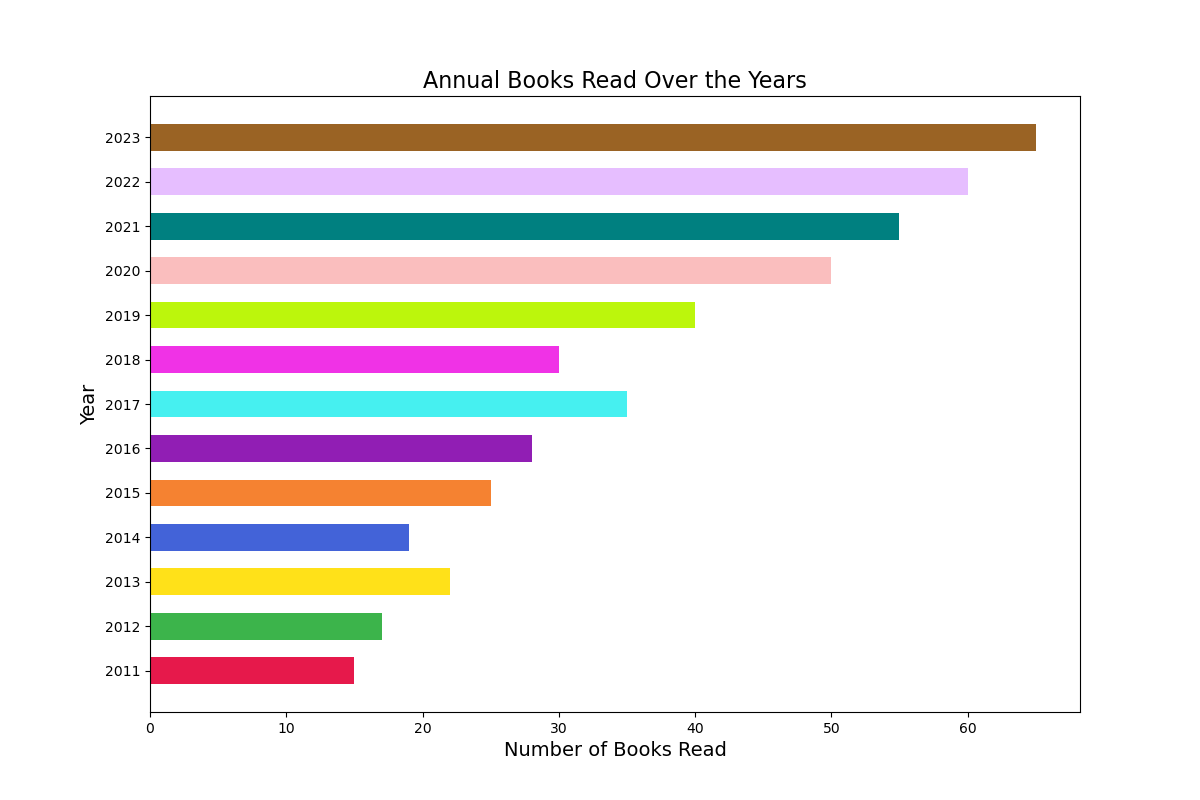

Python code for this plot:

import matplotlib.pyplot as plt

years = [
    2011, 2012, 2013, 2014, 2015, 2016,
    2017, 2018, 2019, 2020, 2021, 2022, 2023
]
books_read = [
    15, 17, 22, 19, 25, 28,
    35, 30, 40, 50, 55, 60, 65
]

plt.figure(figsize=(12, 8))

bar_height = 0.6
plt.barh(years, books_read, color=[
    '#e6194B', '#3cb44b', '#ffe119', '#4363d8', '#f58231',
    '#911eb4', '#46f0f0', '#f032e6', '#bcf60c', '#fabebe',
    '#008080', '#e6beff', '#9a6324'
], height=bar_height)

plt.xlabel('Number of Books Read', fontsize=14)
plt.ylabel('Year', fontsize=14)
plt.title('Annual Books Read Over the Years', fontsize=16)

plt.yticks(years, [str(year) for year in years], fontsize=10)

plt.show()
